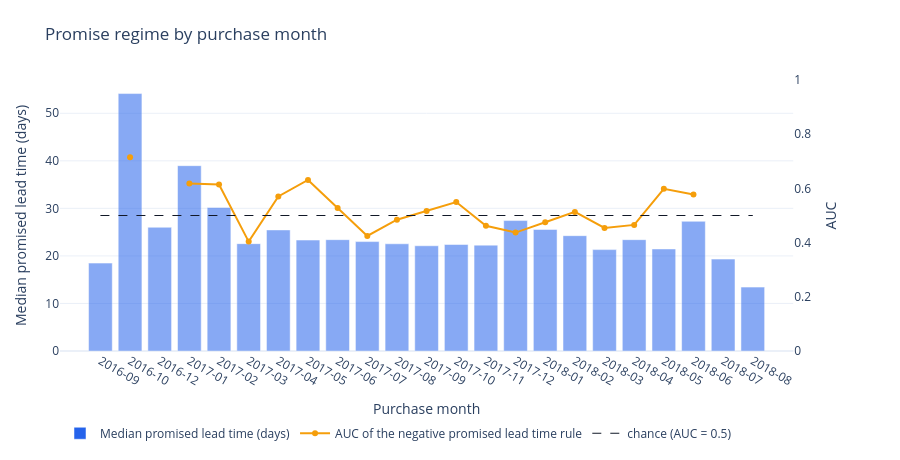

The notebook cell saved with this chart:
### Markdown cell above
The following table summarizes the behavior of the promise month by month. If the negative promised lead time rule had discriminating power in development, the AUC would depart systematically from chance in the months before July 2018. The following chart shows the median promised lead time as bars and the AUC of the rule as a line, with a chance reference.

### Code cell
regime = promise_regime_table(modeling_frame)
display(regime)

from ecom_delivery_sla_viz import plot_promise_regime

plot_promise_regime(regime, language=LANG).show()

### Figure 1 — Plotly figure (JSON) as saved in the notebook; plotly's stock layout.template omitted (floating-point values rounded to 4 significant figures)
{"data": [{"hovertemplate": "%{x}<br>%{y:.1f}<extra></extra>", "marker": {"color": "#2563EB", "opacity": 0.55}, "name": "Median promised lead time (days)", "type": "bar", "x": ["2016-09", "2016-10", "2016-12", "2017-01", "2017-02", "2017-03", "2017-04", "2017-05", "2017-06", "2017-07", "2017-08", "2017-09", "2017-10", "2017-11", "2017-12", "2018-01", "2018-02", "2018-03", "2018-04", "2018-05", "2018-06", "2018-07", "2018-08"], "xaxis": "x", "y": [18.49, 54.15, 26.03, 38.98, 30.18, 22.59, 25.47, 23.34, 23.42, 23.01, 22.55, 22.14, 22.4, 22.27, 27.44, 25.57, 24.26, 21.32, 23.42, 21.46, 27.28, 19.33, 13.44], "yaxis": "y"}, {"connectgaps": false, "hovertemplate": "%{x}<br>AUC = %{y:.3f}<extra></extra>", "line": {"color": "#F59E0B"}, "mode": "lines+markers", "name": "AUC of the negative promised lead time rule", "type": "scatter", "x": ["2016-09", "2016-10", "2016-12", "2017-01", "2017-02", "2017-03", "2017-04", "2017-05", "2017-06", "2017-07", "2017-08", "2017-09", "2017-10", "2017-11", "2017-12", "2018-01", "2018-02", "2018-03", "2018-04", "2018-05", "2018-06", "2018-07", "2018-08"], "xaxis": "x", "y": [NaN, 0.7148, NaN, 0.618, 0.6146, 0.4037, 0.5704, 0.6313, 0.5278, 0.4247, 0.4846, 0.5167, 0.5497, 0.4619, 0.437, 0.4752, 0.5132, 0.4542, 0.4652, 0.5986, 0.5777, NaN, NaN], "yaxis": "y2"}, {"hoverinfo": "skip", "line": {"color": "#111827", "dash": "dash", "width": 1}, "mode": "lines", "name": "chance (AUC = 0.5)", "type": "scatter", "x": ["2016-09", "2018-08"], "xaxis": "x", "y": [0.5, 0.5], "yaxis": "y2"}], "layout": {"height": 460, "legend": {"orientation": "h", "y": -0.25}, "margin": {"b": 60, "l": 60, "r": 60, "t": 80}, "title": {"text": "Promise regime by purchase month"}, "xaxis": {"anchor": "y", "domain": [0, 0.94], "title": {"text": "Purchase month"}, "type": "category"}, "yaxis": {"anchor": "x", "domain": [0, 1], "rangemode": "tozero", "title": {"text": "Median promised lead time (days)"}}, "yaxis2": {"anchor": "x", "overlaying": "y", "range": [0, 1], "showgrid": false, "side": "right", "title": {"text": "AUC"}}}}
